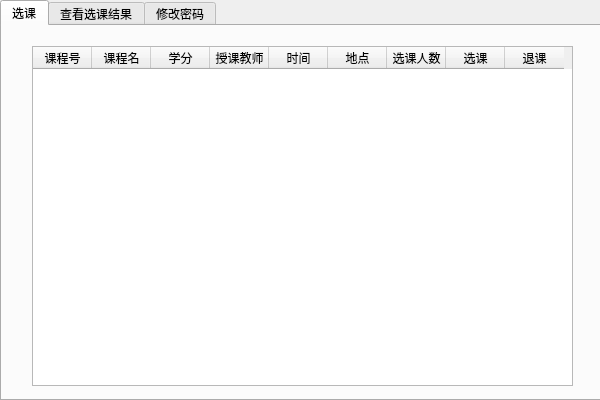
<?xml version="1.0" encoding="UTF-8"?>
<ui version="4.0">
 <class>Student</class>
 <widget class="QDialog" name="Student">
  <property name="geometry">
   <rect>
    <x>0</x>
    <y>0</y>
    <width>600</width>
    <height>400</height>
   </rect>
  </property>
  <property name="windowTitle">
   <string>Dialog</string>
  </property>
  <widget class="QTabWidget" name="tabWidget">
   <property name="geometry">
    <rect>
     <x>0</x>
     <y>0</y>
     <width>601</width>
     <height>401</height>
    </rect>
   </property>
   <property name="currentIndex">
    <number>0</number>
   </property>
   <widget class="QWidget" name="tab_2">
    <attribute name="title">
     <string>选课</string>
    </attribute>
    <widget class="QTableWidget" name="tableWidget">
     <property name="geometry">
      <rect>
       <x>30</x>
       <y>20</y>
       <width>541</width>
       <height>340</height>
      </rect>
     </property>
     <property name="editTriggers">
      <set>QAbstractItemView::NoEditTriggers</set>
     </property>
     <attribute name="horizontalHeaderCascadingSectionResizes">
      <bool>false</bool>
     </attribute>
     <attribute name="horizontalHeaderDefaultSectionSize">
      <number>59</number>
     </attribute>
     <column>
      <property name="text">
       <string>课程号</string>
      </property>
     </column>
     <column>
      <property name="text">
       <string>课程名</string>
      </property>
     </column>
     <column>
      <property name="text">
       <string>学分</string>
      </property>
     </column>
     <column>
      <property name="text">
       <string>授课教师</string>
      </property>
     </column>
     <column>
      <property name="text">
       <string>时间</string>
      </property>
     </column>
     <column>
      <property name="text">
       <string>地点</string>
      </property>
     </column>
     <column>
      <property name="text">
       <string>选课人数</string>
      </property>
     </column>
     <column>
      <property name="text">
       <string>选课</string>
      </property>
     </column>
     <column>
      <property name="text">
       <string>退课</string>
      </property>
     </column>
    </widget>
   </widget>
   <widget class="QWidget" name="tab_3">
    <attribute name="title">
     <string>查看选课结果</string>
    </attribute>
    <widget class="QTableWidget" name="tableWidget_2">
     <property name="geometry">
      <rect>
       <x>30</x>
       <y>20</y>
       <width>542</width>
       <height>340</height>
      </rect>
     </property>
     <property name="editTriggers">
      <set>QAbstractItemView::NoEditTriggers</set>
     </property>
     <attribute name="horizontalHeaderDefaultSectionSize">
      <number>70</number>
     </attribute>
     <column>
      <property name="text">
       <string>课程号</string>
      </property>
     </column>
     <column>
      <property name="text">
       <string>课程名</string>
      </property>
     </column>
     <column>
      <property name="text">
       <string>学分</string>
      </property>
     </column>
     <column>
      <property name="text">
       <string>授课教师</string>
      </property>
     </column>
     <column>
      <property name="text">
       <string>时间</string>
      </property>
     </column>
     <column>
      <property name="text">
       <string>地点</string>
      </property>
     </column>
     <column>
      <property name="text">
       <string>选课人数</string>
      </property>
     </column>
    </widget>
   </widget>
   <widget class="QWidget" name="tab_4">
    <attribute name="title">
     <string>修改密码</string>
    </attribute>
    <widget class="QLineEdit" name="prevPassword">
     <property name="geometry">
      <rect>
       <x>220</x>
       <y>80</y>
       <width>221</width>
       <height>31</height>
      </rect>
     </property>
    </widget>
    <widget class="QLineEdit" name="newPassword">
     <property name="geometry">
      <rect>
       <x>220</x>
       <y>140</y>
       <width>221</width>
       <height>31</height>
      </rect>
     </property>
    </widget>
    <widget class="QLineEdit" name="confirmPassword">
     <property name="geometry">
      <rect>
       <x>220</x>
       <y>200</y>
       <width>221</width>
       <height>31</height>
      </rect>
     </property>
    </widget>
    <widget class="QLabel" name="label">
     <property name="geometry">
      <rect>
       <x>100</x>
       <y>80</y>
       <width>101</width>
       <height>31</height>
      </rect>
     </property>
     <property name="text">
      <string>输入原密码</string>
     </property>
    </widget>
    <widget class="QLabel" name="label_2">
     <property name="geometry">
      <rect>
       <x>100</x>
       <y>140</y>
       <width>101</width>
       <height>31</height>
      </rect>
     </property>
     <property name="text">
      <string>输入新密码</string>
     </property>
    </widget>
    <widget class="QLabel" name="label_3">
     <property name="geometry">
      <rect>
       <x>100</x>
       <y>200</y>
       <width>101</width>
       <height>31</height>
      </rect>
     </property>
     <property name="text">
      <string>再次输入新密码</string>
     </property>
    </widget>
    <widget class="QPushButton" name="changePassword">
     <property name="geometry">
      <rect>
       <x>220</x>
       <y>280</y>
       <width>221</width>
       <height>31</height>
      </rect>
     </property>
     <property name="text">
      <string>确认</string>
     </property>
    </widget>
   </widget>
  </widget>
 </widget>
 <resources/>
 <connections/>
</ui>
